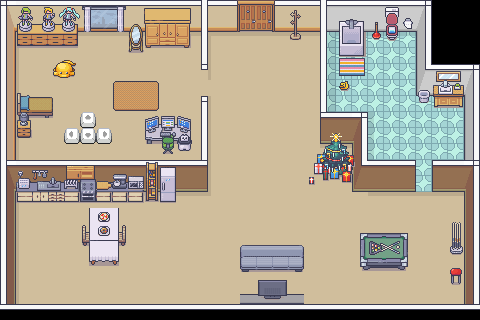

A level layout from a 2D game, rendered from its tile map. Below: a short description, then the map file with tile-grid data replaced by summaries:
An orthogonal 30x20 tile map with 16x16 px tiles, 25 tile layers (Pavimento, Shadow, Tappetino, 1, ...), 14 tilesets and 39 objects.

<map version="1.10" tiledversion="1.10.2" orientation="orthogonal" renderorder="right-down" width="30" height="20" tilewidth="16" tileheight="16" infinite="0" nextlayerid="43" nextobjectid="53">
 <tileset firstgid="1" source="../Room_Builder_16x16.tsx" />
 <tileset firstgid="8285" source="../Interiors_16x16.tsx" />
 <tileset firstgid="25309" source="../tilesets/3_Bathroom_16x16.tsx" />
 <tileset firstgid="26205" source="../tilesets/4_Bedroom_16x16.tsx" />
 <tileset firstgid="27917" source="RetroWhite.tsx" />
 <tileset firstgid="28941" source="UI_16x16.tsx" />
 <tileset firstgid="29229" source="../tilesets/14_Basement_16x16.tsx" />
 <tileset firstgid="30029" source="../tilesets/26_Condominium.tsx" />
 <tileset firstgid="30333" source="../tilesets/15_Christmas_16x16.tsx" />
 <tileset firstgid="30605" source="../tilesets/18_Jail_16x16.tsx" />
 <tileset firstgid="31325" source="../tilesets/19_Hospital_16x16.tsx" />
 <tileset firstgid="33085" source="../tilesets/21_Clothing_Store.tsx" />
 <tileset firstgid="34157" source="../tilesets/12_Kitchen_16x16.tsx" />
 <tileset firstgid="34941" source="../tilesets/5_Classroom_and_library_16x16.tsx" />
 <group id="5" name="Pavimento">
  <layer id="1" name="Pavimento" width="30" height="20">
   <data>[600 cells, 558 non-empty, 5 distinct tile ids]</data>
  </layer>
  <layer id="6" name="Shadow" width="30" height="20" locked="1">
   <data>[600 cells, 78 non-empty, 6 distinct tile ids]</data>
  </layer>
  <layer id="12" name="Tappetino" width="30" height="20" locked="1">
   <data>[600 cells, 10 non-empty, 10 distinct tile ids]</data>
  </layer>
 </group>
 <layer id="30" name="1" width="30" height="20">
  <data>[600 cells, 16 non-empty, 13 distinct tile ids]</data>
 </layer>
 <layer id="31" name="2" width="30" height="20">
  <data>[600 cells, 17 non-empty, 15 distinct tile ids]</data>
 </layer>
 <layer id="32" name="3" width="30" height="20" locked="1">
  <data>[600 cells, 3 non-empty, 3 distinct tile ids]</data>
 </layer>
 <layer id="2" name="Muri" width="30" height="20">
  <data>[600 cells, 137 non-empty, 32 distinct tile ids]</data>
 </layer>
 <layer id="4" name="Boarders" width="30" height="20" locked="1">
  <data>[600 cells, 46 non-empty, 5 distinct tile ids]</data>
 </layer>
 <layer id="7" name="Porte" width="30" height="20" locked="1">
  <data>[600 cells, 8 non-empty, 6 distinct tile ids]</data>
 </layer>
 <group id="41" name="fix" locked="1">
  <layer id="33" name="Albero di natale 1" width="30" height="20" locked="1">
   <data>[600 cells, 15 non-empty, 15 distinct tile ids]</data>
  </layer>
  <layer id="34" name="Albero di natale 2" width="30" height="20" locked="1">
   <data>[600 cells, 6 non-empty, 6 distinct tile ids]</data>
  </layer>
  <layer id="35" name="Albero di natale 3" width="30" height="20" locked="1">
   <data>[600 cells, 6 non-empty, 6 distinct tile ids]</data>
  </layer>
 </group>
 <layer id="9" name="Bagno" width="30" height="20" locked="1">
  <data>[600 cells, 21 non-empty, 21 distinct tile ids]</data>
 </layer>
 <layer id="17" name="Stanza" width="30" height="20" locked="1">
  <data>[600 cells, 34 non-empty, 34 distinct tile ids]</data>
 </layer>
 <layer id="18" name="Comodino" width="30" height="20" locked="1">
  <data>[600 cells, 2 non-empty, 2 distinct tile ids]</data>
 </layer>
 <layer id="20" name="tavolo" width="30" height="20" locked="1">
  <data>[600 cells, 6 non-empty, 6 distinct tile ids]</data>
 </layer>
 <layer id="19" name="Lampada" width="30" height="20" locked="1">
  <data>[600 cells, 7 non-empty, 7 distinct tile ids]</data>
 </layer>
 <layer id="21" name="Sedia" width="30" height="20" locked="1">
  <data>[600 cells, 11 non-empty, 11 distinct tile ids]</data>
 </layer>
 <layer id="23" name="Cucina" width="30" height="20">
  <data>[600 cells, 26 non-empty, 19 distinct tile ids]</data>
 </layer>
 <layer id="25" name="sopra piano" width="30" height="20">
  <data>[600 cells, 8 non-empty, 8 distinct tile ids]</data>
 </layer>
 <layer id="24" name="sopra" width="30" height="20">
  <data>[600 cells, 18 non-empty, 16 distinct tile ids]</data>
 </layer>
 <layer id="26" name="sopra tavolo" width="30" height="20" locked="1">
  <data>[600 cells, 12 non-empty, 9 distinct tile ids]</data>
 </layer>
 <layer id="27" name="sopra sopra tavolo" width="30" height="20">
  <data>[600 cells, 6 non-empty, 6 distinct tile ids]</data>
 </layer>
 <objectgroup id="36" name="Collisioni">
  <object id="1" x="0.5" y="0" width="14.5" height="319.5" />
  <object id="2" x="1" y="1.5" width="415.5" height="30.5" />
  <object id="3" x="415.5" y="-1" width="16" height="96.5" />
  <object id="4" x="418" y="64.5" width="58" height="30.5" />
  <object id="5" x="463.5" y="94" width="16.5" height="225.5" />
  <object id="6" x="1.16667" y="304.167" width="479" height="5.5" />
  <object id="10" x="240.25" y="252.333" width="63.875" height="19" />
  <object id="11" x="240" y="294.542" width="64" height="9.08333" />
  <object id="12" x="88.875" y="211.875" width="29.875" height="53.375" />
  <object id="13" x="118.5" y="230.375" width="7.25" height="15.75" />
  <object id="14" x="82.125" y="232.125" width="8" height="13.625" />
  <object id="16" x="6.25" y="179" width="169.5" height="22.375" />
  <object id="17" x="174.25" y="179.25" width="32.125" height="12.25" />
  <object id="18" x="202.5" y="103.295" width="4.5" height="87.9545" />
  <object id="19" x="320.333" y="1.66667" width="5" height="141.333" />
  <object id="21" x="321.667" y="133.667" width="40.6667" height="9.33333" />
  <object id="22" x="353" y="141.333" width="9.33333" height="49.3333" />
  <object id="23" x="352.667" y="179.667" width="62.3943" height="11.6667" />
  <object id="24" x="359.818" y="238.545" width="48" height="31.6364" />
  <object id="25" x="449.273" y="244.909" width="13.4545" height="9.63636" />
  <object id="27" x="449.091" y="275.636" width="14.1818" height="8.36364" />
  <object id="28" x="288.727" y="32.1818" width="13.2727" height="8.54545" />
  <object id="29" x="320.932" y="143.637" width="30.7046" height="31.9545" />
  <object id="30" x="17.75" y="97.25" width="35.375" height="20.875" />
  <object id="31" x="17.125" y="117.75" width="15.375" height="20" />
  <object id="32" x="16" y="30" width="63.75" height="17" />
  <object id="33" x="145.5" y="31.125" width="45.5" height="17.375" />
  <object id="34" x="126.625" y="31.7841" width="18.5" height="21.4659" />
  <object id="35" x="145.636" y="125.455" width="45.2727" height="18.1818" />
  <object id="36" x="160.182" y="143.273" width="15.0909" height="11.2727" />
  <object id="37" x="177.455" y="143.455" width="13.4545" height="7.45455" />
  <object id="38" x="339.273" y="31.4545" width="25.0909" height="24.1818" />
  <object id="39" x="371.818" y="32" width="9.09091" height="8.18182" />
  <object id="40" x="385.455" y="32.1818" width="12.3636" height="8.72727" />
  <object id="41" x="418.545" y="95.6364" width="10.5455" height="7.09091" />
  <object id="42" x="433.091" y="95.0909" width="30.5455" height="12.7273" />
  <object id="43" x="201.75" y="-0.159068" width="5.40909" height="69.5909" />
  <object id="45" x="432.257" y="179.439" width="47.1216" height="11.6667" />
  <object id="52" x="51.4545" y="63.5758" width="25.0909" height="16.1818" />
 </objectgroup>
 <group id="42" name="tasti">
  <layer id="37" name="Tasti" width="30" height="20" locked="1">
   <data>[600 cells, 4 non-empty, 4 distinct tile ids]</data>
  </layer>
 </group>
 <layer id="39" name="Messaggio" width="30" height="20" locked="1">
  <data>[600 cells, 6 non-empty, 6 distinct tile ids]</data>
 </layer>
</map>
